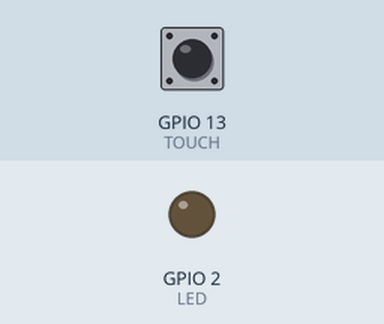
The sketch below on a simulated ESP32. Shown: output pins drawn as LEDs (lit = HIGH). The test bench sets the inputs (shaded band); at power-on: GPIO 13 (TOUCH) HIGH. What the sketch prints to the serial monitor is not drawn.

Above: at 0.0 s.
At 1.1 s:
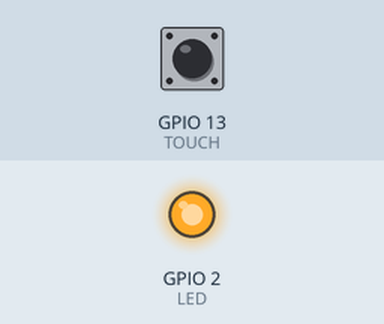
Timing chart, 0 to 2.6 s (numbered marks = the images above):
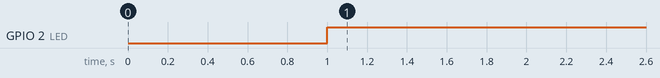

The sketch:

_3_touchSensor.ino
```cpp
#define TOUCH T4
#define LED BUILTIN_LED
#define UMBRAL 80

void setup() {
  Serial.begin(115200);
  pinMode(LED, OUTPUT);
  delay(1000);
  Serial.println("ESP32 Touch Test");
}

void loop() {
  int lectura = touchRead(TOUCH);
  Serial.println(lectura);

  if (lectura < UMBRAL) {
    digitalWrite(LED, HIGH);
  }
  else {
    digitalWrite(LED, LOW);
  }
  delay(20);
}
```

Measured:
- by itself, GPIO 2 (LED): LOW → HIGH at 1.0 s
